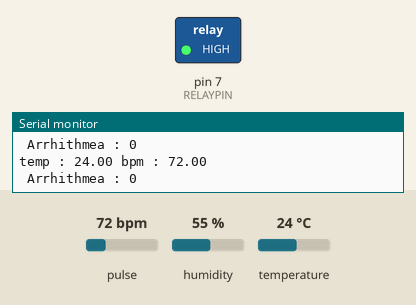
Recording of a sketch running on a simulated Arduino Uno, built with avr-gcc and run on an emulated ATmega328P. On the bench: switched loads named in the sketch (green lamp = pin HIGH), the last lines printed to the serial monitor. The inputs (shaded band) are chosen by the test bench; at power-on: pulse 72 bpm, humidity 55 %, temperature 24 °C. Pins used as bus, display or sensor lines are not drawn.

Above: at 4.4 s.
4.5 s: pulse set to 63 bpm
6.2 s: pulse set to 59 bpm
At 7.4 s:
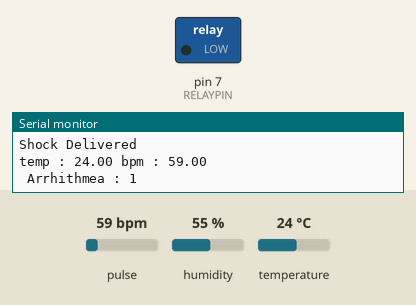
8.5 s: pulse set to 70 bpm
At 10.2 s:
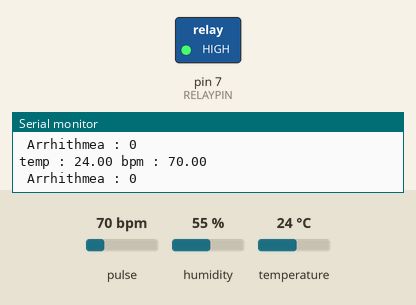
10.5 s: pulse set to 42 bpm
At 11.8 s:
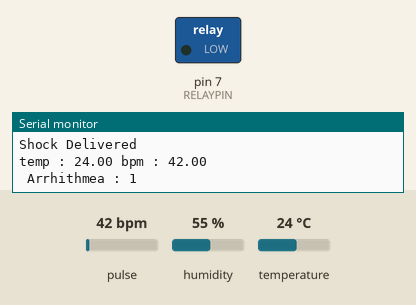
Timing chart, 0 to 13.5 s (numbered marks = the images above; inputs shaded):
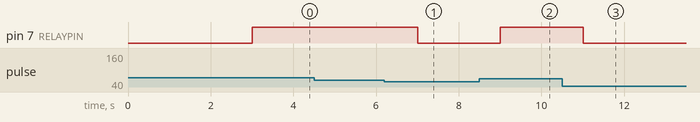

The sketch:

main.ino
```cpp
#include "DHT.h"
#include <Wire.h>
#include "MAX30100_PulseOximeter.h"

// Init

#define DHTPIN 4
#define BUZZERPIN 8
#define RELAYPIN 7
#define DHTTYPE DHT11

// Color sensor pin definitions (adjust as needed)
#define S0 9
#define S1 10
#define S2 11
#define S3 12
#define OUT 13

#define POX_PERIOD_MS     1000
#define TEMP_PERIOD_MS    1500  // Reading temperature every 1.5 seconds

uint32_t tsLastPoxReport = 0;
uint32_t tsLastTempReport = 0;

PulseOximeter pox;
DHT dht(DHTPIN, DHTTYPE);

bool is_arrhythmia = false;
bool prev_status = true;
float bpm = 0;
float spo2 = 0;
float temperature = 0;

void readTemp() {
  if (millis() - tsLastTempReport > TEMP_PERIOD_MS) {
    temperature = dht.readTemperature();
    tsLastTempReport = millis();
  }

}


void checkArrhythmia(float bpm) {
  const int min_rate = 60;
  const int max_rate = 120;

  is_arrhythmia = (bpm >= max_rate || bpm <= min_rate);
  if (is_arrhythmia) {
   if(prev_status != is_arrhythmia){
     prev_status = is_arrhythmia;
     Serial.println("Shock Delivered");
   }
   digitalWrite(RELAYPIN, LOW);
  } else {

    prev_status = false;

    digitalWrite(RELAYPIN, HIGH);
  }
}


void printValues() {
  Serial.print("temp : ");
  Serial.print(temperature);
  Serial.print(" bpm : ");
  Serial.println(bpm);
  Serial.print(" Arrhithmea : ");
  Serial.println(is_arrhythmia);
}

void readPox() {
  pox.update();
  if (millis() - tsLastPoxReport > POX_PERIOD_MS) {
    bpm = pox.getHeartRate();
    checkArrhythmia(bpm);
    tsLastPoxReport = millis();
    printValues();
  }
}

void onBeatDetected() {
  // Callback for when a beat is detected
}

void setup() {
  Serial.begin(9600);

  pinMode(S0, OUTPUT);
  pinMode(S1, OUTPUT);
  pinMode(S2, OUTPUT);
  pinMode(S3, OUTPUT);
  pinMode(OUT, INPUT);

  pinMode(RELAYPIN, OUTPUT);

  // digitalWrite(MOTOR, HIGH);

  digitalWrite(S0, HIGH);
  digitalWrite(S1, HIGH);

  dht.begin();
  pox.begin();
  pox.setIRLedCurrent(MAX30100_LED_CURR_7_6MA);
  pox.setOnBeatDetectedCallback(onBeatDetected);
}

void loop() {
  readTemp();
  readPox();


}
```

Measured:
- the behaviour switches between 61 and 60 bpm on pulse (found by bisection; images 0 and 1)
- after the input at 6.2 s, pin 7 (RELAYPIN): HIGH → LOW after 0.81 s
- after the input at 8.5 s, pin 7 (RELAYPIN): LOW → HIGH after 0.51 s
- after the input at 10.5 s, pin 7 (RELAYPIN): HIGH → LOW after 0.51 s
